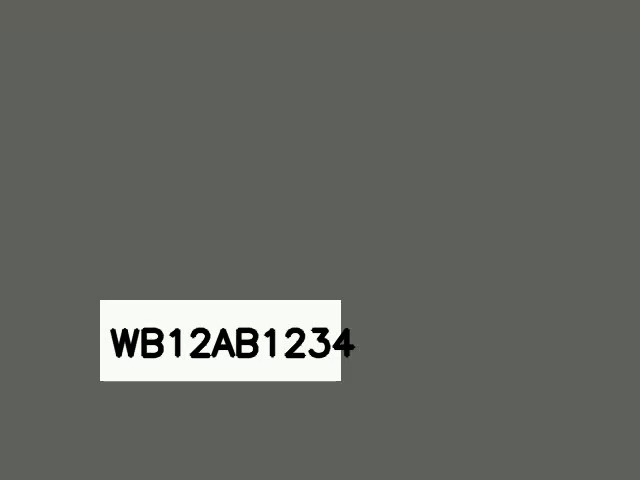
#> input picture data/debug_test_frame.jpg, 640 x 480 px
$ python -i preprocessing.py   (imports and definitions only)
#> lines starting #> are read from the running program, lines starting #| are printed output that depends on the picture; after the words box and inside, x2 and y2 are one past the last pixel; in counts of white or black regions, pixels touching at a corner belong together
#> further down, picture is the input picture: shape (480, 640, 3); mean B, G, R 98.2, 103.2, 101.2
import cv2
import numpy as np

class ImageEnhancer:
    def __init__(self):
        pass

    def correct_perspective(self, image: np.ndarray) -> np.ndarray:
        """
        Detects 4 plate corners and warps tilted/skewed plates to a fronto-parallel rectangle.
        If no distinct 4-corner quadrilateral is detected, returns the original image safely.
        """
        if image is None or image.size == 0:
            return image
        h, w = image.shape[:2]
#> h = 480; w = 640
        if h < 20 or w < 40:
            return image

        gray = cv2.cvtColor(image, cv2.COLOR_BGR2GRAY) if len(image.shape) == 3 else image
        blurred = cv2.GaussianBlur(gray, (5, 5), 0)
        edges = cv2.Canny(blurred, 40, 140)
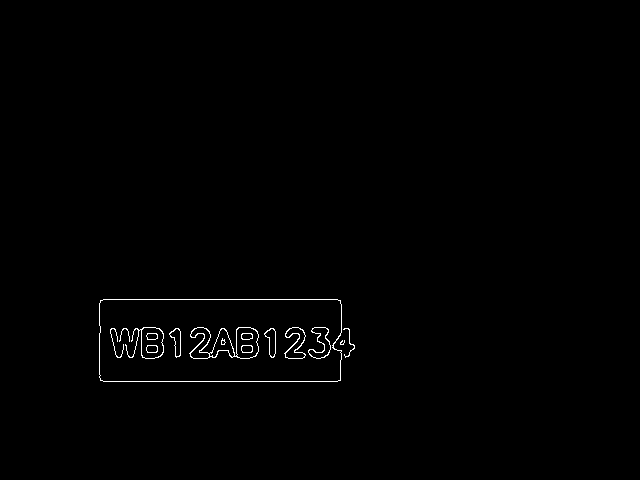
#> edges: shape (480, 640); 0.63% white in thin lines or dots, all inside (x1, y1, x2, y2) = (99, 299, 355, 382)
        kernel = cv2.getStructuringElement(cv2.MORPH_RECT, (7, 3))
        closed = cv2.morphologyEx(edges, cv2.MORPH_CLOSE, kernel)
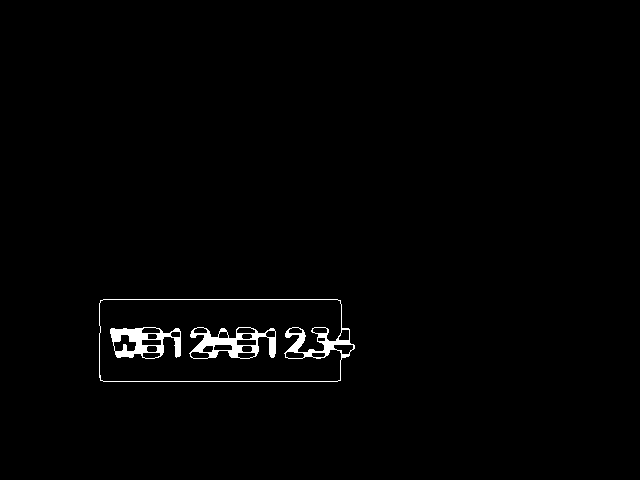
#> closed: shape (480, 640); 1.2% white; 3 white regions
        contours, _ = cv2.findContours(closed, cv2.RETR_EXTERNAL, cv2.CHAIN_APPROX_SIMPLE)
#> contours = 1 contour; box (x1, y1, x2, y2) and area: (99, 299, 355, 382) 20053

        best_cnt = None
        max_area = 0
        img_area = w * h
#> img_area = 307200
        for c in contours:
            area = cv2.contourArea(c)
            if area > 0.15 * img_area:
                peri = cv2.arcLength(c, True)
                approx = cv2.approxPolyDP(c, 0.04 * peri, True)
                if len(approx) == 4 and area > max_area:
                    best_cnt = approx
                    max_area = area
#> this loop made 1 pass
#> area on pass 1: 20053
#> after the loop, max_area = 0

        if best_cnt is not None:
            pts = best_cnt.reshape(4, 2).astype(np.float32)
            s = pts.sum(axis=1)
            rect = np.zeros((4, 2), dtype=np.float32)
            rect[0] = pts[np.argmin(s)]       # Top-left
            rect[2] = pts[np.argmax(s)]       # Bottom-right
            diff = np.diff(pts, axis=1)
            rect[1] = pts[np.argmin(diff)]    # Top-right
            rect[3] = pts[np.argmax(diff)]    # Bottom-left

            (tl, tr, br, bl) = rect
            widthA = np.sqrt(((br[0] - bl[0]) ** 2) + ((br[1] - bl[1]) ** 2))
            widthB = np.sqrt(((tr[0] - tl[0]) ** 2) + ((tr[1] - tl[1]) ** 2))
            maxW = max(int(widthA), int(widthB))
            heightA = np.sqrt(((tr[0] - br[0]) ** 2) + ((tr[1] - br[1]) ** 2))
            heightB = np.sqrt(((tl[0] - bl[0]) ** 2) + ((tl[1] - bl[1]) ** 2))
            maxH = max(int(heightA), int(heightB))

            if maxW >= 40 and maxH >= 15 and 1.8 <= float(maxW) / max(1, maxH) <= 6.0:
                dst = np.array([[0, 0], [maxW - 1, 0], [maxW - 1, maxH - 1], [0, maxH - 1]], dtype=np.float32)
                M = cv2.getPerspectiveTransform(rect, dst)
                warped = cv2.warpPerspective(image, M, (maxW, maxH))
                return warped

        return image

    def preprocess_for_ocr(self, image: np.ndarray) -> dict:
        """
        Applies multi-stage perspective correction, super-resolution (target height >= 64px),
        CLAHE contrast enhancement, and adaptive binarization for OCR recognition.
        """
        if image is None or image.size == 0:
            return {}

        results = {}

        # 1. Perspective deskewing
        rectified = self.correct_perspective(image)
        results['original'] = rectified

        h, w = rectified.shape[:2]
#> h = 480; w = 640

        # 2. Border Padding (prevents edge characters touching frame boundaries)
        pad_top = max(8, int(h * 0.12))
#> pad_top = 57
        pad_bot = max(8, int(h * 0.12))
#> pad_bot = 57
        pad_left = max(14, int(w * 0.12))
#> pad_left = 76
        pad_right = max(14, int(w * 0.12))
#> pad_right = 76
        padded_bgr = cv2.copyMakeBorder(rectified, pad_top, pad_bot, pad_left, pad_right, cv2.BORDER_REPLICATE)
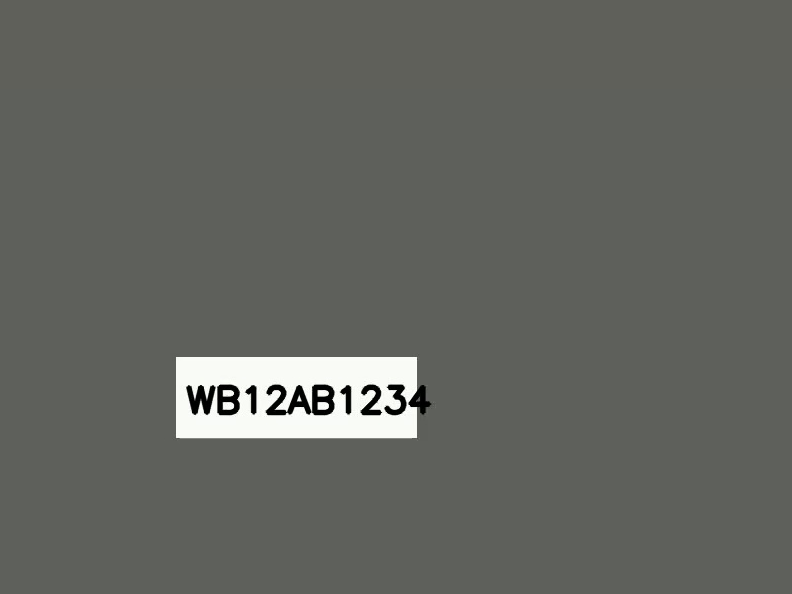
#> padded_bgr: shape (594, 792, 3); mean B, G, R 95.6, 100.7, 98.8

        # 3. Super-Resolution Upscaling (guarantee target height >= 64px, target width >= 280px)
        target_h = max(64, max(80, int(h * 2.0)))
#> target_h = 960
        target_w = max(280, max(int(w * 2.0), int(target_h * max(2.5, float(w) / max(1, h)))))
#> target_w = 2400
        upscaled_bgr = cv2.resize(padded_bgr, (target_w, target_h), interpolation=cv2.INTER_CUBIC)
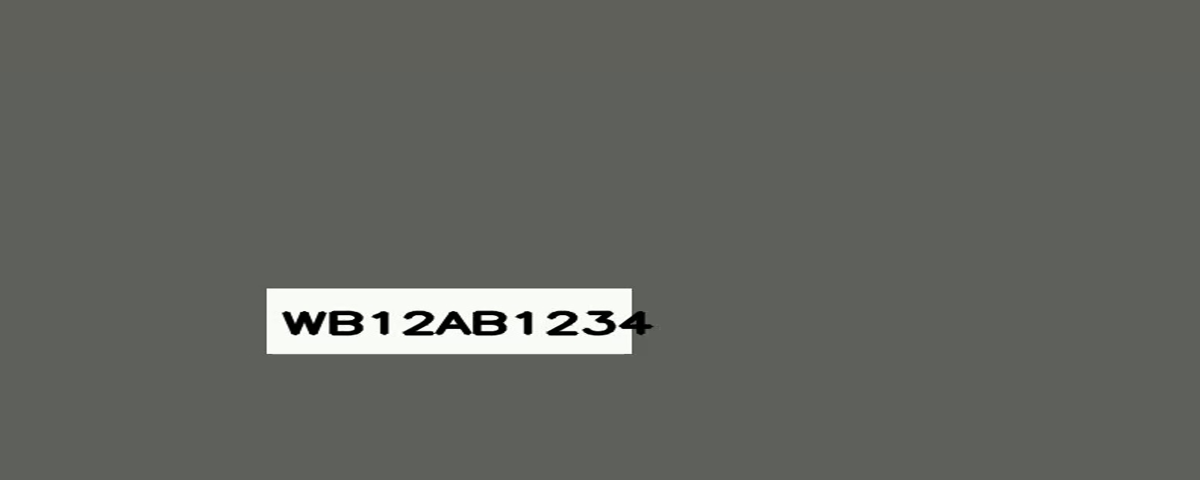
#> upscaled_bgr: shape (960, 2400, 3) (shown at 1/2 size); mean B, G, R 95.6, 100.7, 98.8
        results['padded_upscaled'] = upscaled_bgr

        # 4. Grayscale & Unsharp Masking
        gray = cv2.cvtColor(upscaled_bgr, cv2.COLOR_BGR2GRAY)
#> gray: shape (960, 2400)
        blurred = cv2.GaussianBlur(gray, (0, 0), sigmaX=1.5)
#> blurred: shape (960, 2400)
        unsharp = cv2.addWeighted(gray, 1.65, blurred, -0.65, 0)

        # 5. Adaptive High-Contrast Equalization (CLAHE)
        clahe = cv2.createCLAHE(clipLimit=2.8, tileGridSize=(8, 8))
        clahe_enhanced = clahe.apply(unsharp)
        results['clahe_sharp'] = clahe_enhanced
        results['contrast'] = clahe_enhanced

        # 6. Adaptive Gaussian Binarization
        adaptive_thresh = cv2.adaptiveThreshold(
            clahe_enhanced, 255, cv2.ADAPTIVE_THRESH_GAUSSIAN_C, cv2.THRESH_BINARY, 19, 7
        )
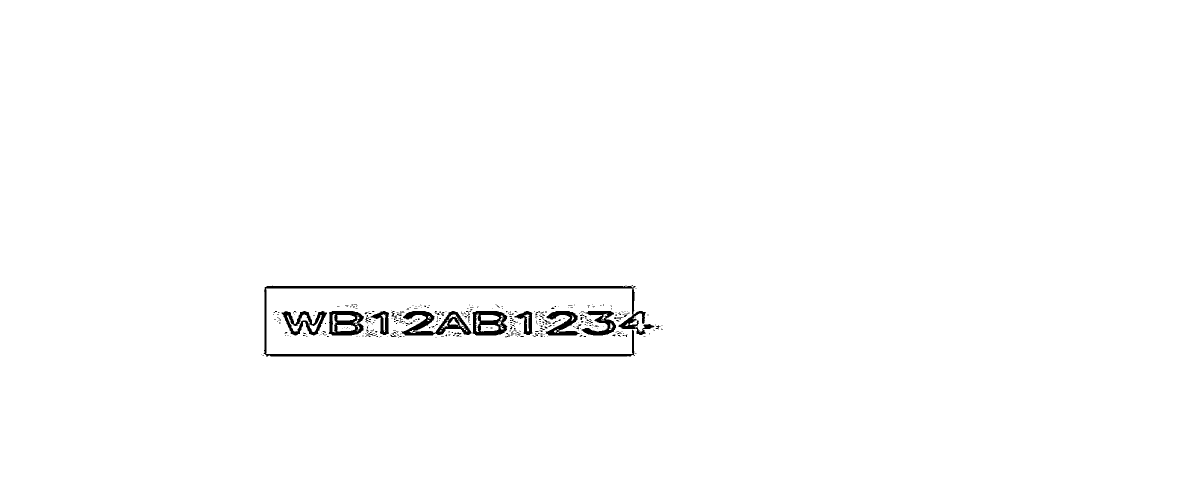
#> adaptive_thresh: shape (960, 2400) (shown at 1/2 size); 98.9% white; 346 black regions (319 under 20 px), largest, box (x1, y1, x2, y2) and area: (527, 570, 1309, 713) 9352, (802, 622, 943, 671) 2977, (945, 622, 1015, 671) 2079
        results['adaptive'] = adaptive_thresh

        return results

>>> import cv2
>>> picture = cv2.imread('../../data/debug_test_frame.jpg')
>>> result = ImageEnhancer().preprocess_for_ocr(picture)
#> result = 5 items

$ run again, on data/test_image_2.jpg
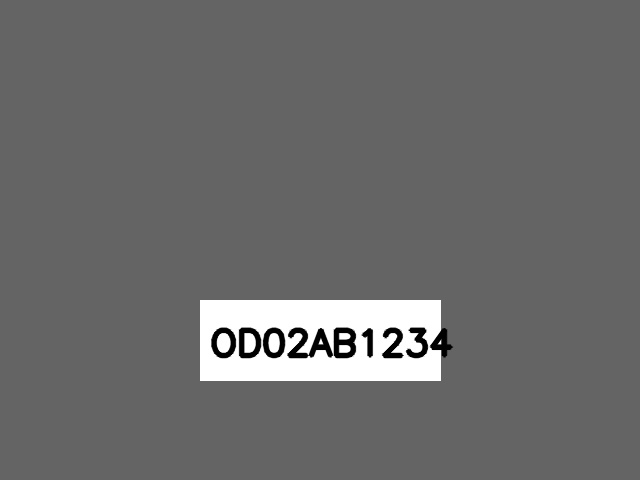
#> input picture data/test_image_2.jpg, 640 x 480 px
#> picture is the input picture: shape (480, 640, 3); min 0, max 255, mean 107.1
#> in correct_perspective, `edges = cv2.Canny(blurred, 40, 140)`:
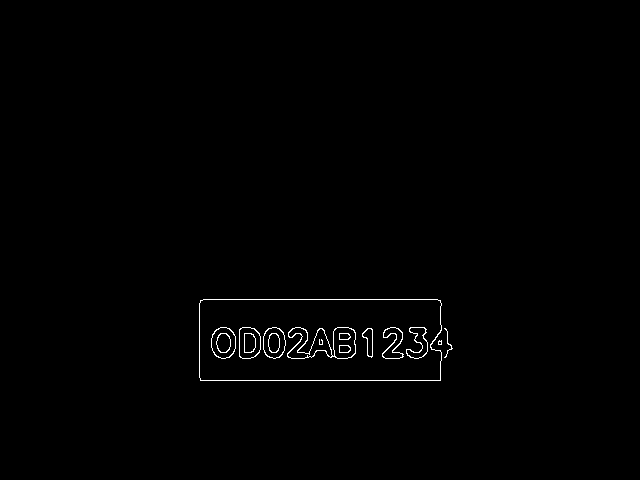
#> edges: shape (480, 640); 0.65% white in thin lines or dots, all inside (x1, y1, x2, y2) = (199, 299, 453, 381)
#> closed: shape (480, 640); 1.3% white; 2 white regions
#> contours = 1 contour; box (x1, y1, x2, y2) and area: (199, 299, 453, 381) 19742
#> the loop in correct_perspective, `for c in contours:` made 1 pass
#> area on pass 1: 19741.5
#> after the loop in correct_perspective, `for c in contours:`: max_area = 0
#> in preprocess_for_ocr, `adaptive_thresh = cv2.adaptiveThreshold( clahe_enhanced, 255, cv2.ADAP..`:
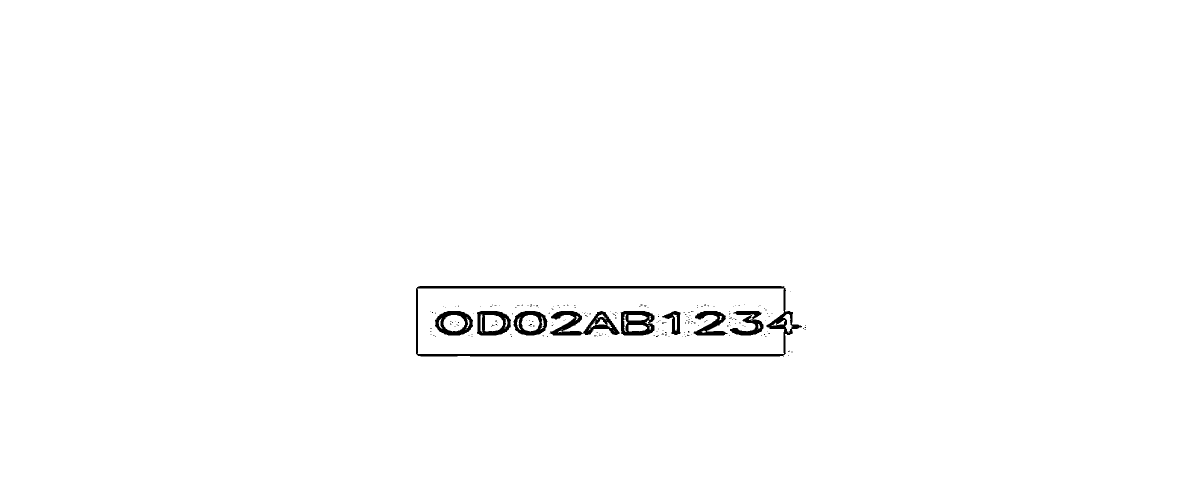
#> adaptive_thresh: shape (960, 2400) (shown at 1/2 size); 99% white; 192 black regions (183 under 20 px), largest, box (x1, y1, x2, y2) and area: (832, 572, 1604, 713) 9314, (1099, 622, 1240, 671) 3009, (1241, 622, 1309, 671) 2079
#> result = 5 items
